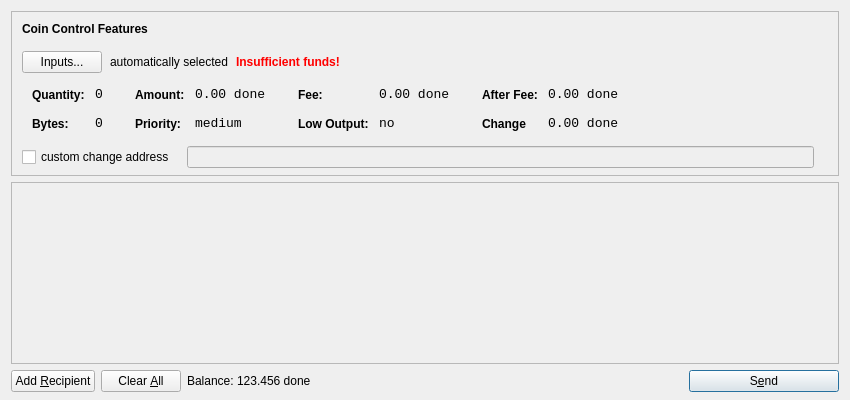
<?xml version="1.0" encoding="UTF-8"?>
<ui version="4.0">
 <class>SendCoinsDialog</class>
 <widget class="QDialog" name="SendCoinsDialog">
  <property name="geometry">
   <rect>
    <x>0</x>
    <y>0</y>
    <width>850</width>
    <height>400</height>
   </rect>
  </property>
  <property name="windowTitle">
   <string>Send Coins</string>
  </property>
  <layout class="QVBoxLayout" name="verticalLayout" stretch="0,1,0">
   <property name="bottomMargin">
    <number>8</number>
   </property>
   <item>
    <widget class="QFrame" name="frameCoinControl">
     <property name="sizePolicy">
      <sizepolicy hsizetype="Expanding" vsizetype="Expanding">
       <horstretch>0</horstretch>
       <verstretch>0</verstretch>
      </sizepolicy>
     </property>
     <property name="maximumSize">
      <size>
       <width>16777215</width>
       <height>16777215</height>
      </size>
     </property>
     <property name="frameShape">
      <enum>QFrame::StyledPanel</enum>
     </property>
     <property name="frameShadow">
      <enum>QFrame::Sunken</enum>
     </property>
     <layout class="QVBoxLayout" name="verticalLayoutCoinControl2">
      <property name="spacing">
       <number>-1</number>
      </property>
      <property name="leftMargin">
       <number>0</number>
      </property>
      <property name="topMargin">
       <number>0</number>
      </property>
      <property name="rightMargin">
       <number>0</number>
      </property>
      <property name="bottomMargin">
       <number>6</number>
      </property>
      <item>
       <layout class="QVBoxLayout" name="verticalLayoutCoinControl" stretch="0,0,0,0,1">
        <property name="spacing">
         <number>0</number>
        </property>
        <property name="leftMargin">
         <number>10</number>
        </property>
        <property name="topMargin">
         <number>10</number>
        </property>
        <item>
         <layout class="QHBoxLayout" name="horizontalLayoutCoinControl1">
          <property name="bottomMargin">
           <number>15</number>
          </property>
          <item>
           <widget class="QLabel" name="labelCoinControlFeatures">
            <property name="sizePolicy">
             <sizepolicy hsizetype="Preferred" vsizetype="Maximum">
              <horstretch>0</horstretch>
              <verstretch>0</verstretch>
             </sizepolicy>
            </property>
            <property name="font">
             <font>
              <weight>75</weight>
              <bold>true</bold>
             </font>
            </property>
            <property name="styleSheet">
             <string notr="true">font-weight:bold;</string>
            </property>
            <property name="text">
             <string>Coin Control Features</string>
            </property>
           </widget>
          </item>
         </layout>
        </item>
        <item>
         <layout class="QHBoxLayout" name="horizontalLayoutCoinControl2" stretch="0,0,0,0">
          <property name="spacing">
           <number>8</number>
          </property>
          <property name="bottomMargin">
           <number>10</number>
          </property>
          <item>
           <widget class="QPushButton" name="pushButtonCoinControl">
            <property name="styleSheet">
             <string notr="true"/>
            </property>
            <property name="text">
             <string>Inputs...</string>
            </property>
           </widget>
          </item>
          <item>
           <widget class="QLabel" name="labelCoinControlAutomaticallySelected">
            <property name="text">
             <string>automatically selected</string>
            </property>
            <property name="margin">
             <number>5</number>
            </property>
           </widget>
          </item>
          <item>
           <widget class="QLabel" name="labelCoinControlInsuffFunds">
            <property name="font">
             <font>
              <weight>75</weight>
              <bold>true</bold>
             </font>
            </property>
            <property name="styleSheet">
             <string notr="true">color:red;font-weight:bold;</string>
            </property>
            <property name="text">
             <string>Insufficient funds!</string>
            </property>
            <property name="margin">
             <number>5</number>
            </property>
           </widget>
          </item>
          <item>
           <spacer name="horizontalSpacerCoinControl">
            <property name="orientation">
             <enum>Qt::Horizontal</enum>
            </property>
            <property name="sizeHint" stdset="0">
             <size>
              <width>40</width>
              <height>1</height>
             </size>
            </property>
           </spacer>
          </item>
         </layout>
        </item>
        <item>
         <widget class="QWidget" name="widgetCoinControl" native="true">
          <property name="sizePolicy">
           <sizepolicy hsizetype="Preferred" vsizetype="Preferred">
            <horstretch>0</horstretch>
            <verstretch>0</verstretch>
           </sizepolicy>
          </property>
          <property name="minimumSize">
           <size>
            <width>0</width>
            <height>0</height>
           </size>
          </property>
          <property name="styleSheet">
           <string notr="true"/>
          </property>
          <layout class="QHBoxLayout" name="horizontalLayoutCoinControl5">
           <property name="margin">
            <number>0</number>
           </property>
           <item>
            <layout class="QHBoxLayout" name="horizontalLayoutCoinControl3" stretch="0,0,0,1">
             <property name="spacing">
              <number>20</number>
             </property>
             <property name="topMargin">
              <number>0</number>
             </property>
             <property name="bottomMargin">
              <number>10</number>
             </property>
             <item>
              <layout class="QFormLayout" name="formLayoutCoinControl1">
               <property name="horizontalSpacing">
                <number>10</number>
               </property>
               <property name="verticalSpacing">
                <number>14</number>
               </property>
               <property name="leftMargin">
                <number>10</number>
               </property>
               <property name="topMargin">
                <number>4</number>
               </property>
               <property name="rightMargin">
                <number>6</number>
               </property>
               <item row="0" column="0">
                <widget class="QLabel" name="labelCoinControlQuantityText">
                 <property name="styleSheet">
                  <string notr="true">font-weight:bold;</string>
                 </property>
                 <property name="text">
                  <string>Quantity:</string>
                 </property>
                 <property name="margin">
                  <number>0</number>
                 </property>
                </widget>
               </item>
               <item row="0" column="1">
                <widget class="QLabel" name="labelCoinControlQuantity">
                 <property name="font">
                  <font>
                   <family>Monospace</family>
                   <pointsize>10</pointsize>
                  </font>
                 </property>
                 <property name="cursor">
                  <cursorShape>IBeamCursor</cursorShape>
                 </property>
                 <property name="contextMenuPolicy">
                  <enum>Qt::ActionsContextMenu</enum>
                 </property>
                 <property name="text">
                  <string>0</string>
                 </property>
                 <property name="margin">
                  <number>0</number>
                 </property>
                 <property name="textInteractionFlags">
                  <set>Qt::LinksAccessibleByMouse|Qt::TextSelectableByKeyboard|Qt::TextSelectableByMouse</set>
                 </property>
                </widget>
               </item>
               <item row="1" column="0">
                <widget class="QLabel" name="labelCoinControlBytesText">
                 <property name="styleSheet">
                  <string notr="true">font-weight:bold;</string>
                 </property>
                 <property name="text">
                  <string>Bytes:</string>
                 </property>
                </widget>
               </item>
               <item row="1" column="1">
                <widget class="QLabel" name="labelCoinControlBytes">
                 <property name="font">
                  <font>
                   <family>Monospace</family>
                   <pointsize>10</pointsize>
                  </font>
                 </property>
                 <property name="cursor">
                  <cursorShape>IBeamCursor</cursorShape>
                 </property>
                 <property name="contextMenuPolicy">
                  <enum>Qt::ActionsContextMenu</enum>
                 </property>
                 <property name="text">
                  <string>0</string>
                 </property>
                 <property name="textInteractionFlags">
                  <set>Qt::LinksAccessibleByMouse|Qt::TextSelectableByKeyboard|Qt::TextSelectableByMouse</set>
                 </property>
                </widget>
               </item>
              </layout>
             </item>
             <item>
              <layout class="QFormLayout" name="formLayoutCoinControl2">
               <property name="horizontalSpacing">
                <number>10</number>
               </property>
               <property name="verticalSpacing">
                <number>14</number>
               </property>
               <property name="leftMargin">
                <number>6</number>
               </property>
               <property name="topMargin">
                <number>4</number>
               </property>
               <property name="rightMargin">
                <number>6</number>
               </property>
               <item row="0" column="0">
                <widget class="QLabel" name="labelCoinControlAmountText">
                 <property name="styleSheet">
                  <string notr="true">font-weight:bold;</string>
                 </property>
                 <property name="text">
                  <string>Amount:</string>
                 </property>
                 <property name="margin">
                  <number>0</number>
                 </property>
                </widget>
               </item>
               <item row="0" column="1">
                <widget class="QLabel" name="labelCoinControlAmount">
                 <property name="font">
                  <font>
                   <family>Monospace</family>
                   <pointsize>10</pointsize>
                  </font>
                 </property>
                 <property name="cursor">
                  <cursorShape>IBeamCursor</cursorShape>
                 </property>
                 <property name="contextMenuPolicy">
                  <enum>Qt::ActionsContextMenu</enum>
                 </property>
                 <property name="text">
                  <string>0.00 done</string>
                 </property>
                 <property name="textInteractionFlags">
                  <set>Qt::LinksAccessibleByMouse|Qt::TextSelectableByKeyboard|Qt::TextSelectableByMouse</set>
                 </property>
                </widget>
               </item>
               <item row="1" column="0">
                <widget class="QLabel" name="labelCoinControlPriorityText">
                 <property name="styleSheet">
                  <string notr="true">font-weight:bold;</string>
                 </property>
                 <property name="text">
                  <string>Priority:</string>
                 </property>
                </widget>
               </item>
               <item row="1" column="1">
                <widget class="QLabel" name="labelCoinControlPriority">
                 <property name="font">
                  <font>
                   <family>Monospace</family>
                   <pointsize>10</pointsize>
                  </font>
                 </property>
                 <property name="cursor">
                  <cursorShape>IBeamCursor</cursorShape>
                 </property>
                 <property name="contextMenuPolicy">
                  <enum>Qt::ActionsContextMenu</enum>
                 </property>
                 <property name="text">
                  <string>medium</string>
                 </property>
                 <property name="textInteractionFlags">
                  <set>Qt::LinksAccessibleByMouse|Qt::TextSelectableByKeyboard|Qt::TextSelectableByMouse</set>
                 </property>
                </widget>
               </item>
              </layout>
             </item>
             <item>
              <layout class="QFormLayout" name="formLayoutCoinControl3">
               <property name="horizontalSpacing">
                <number>10</number>
               </property>
               <property name="verticalSpacing">
                <number>14</number>
               </property>
               <property name="leftMargin">
                <number>6</number>
               </property>
               <property name="topMargin">
                <number>4</number>
               </property>
               <property name="rightMargin">
                <number>6</number>
               </property>
               <item row="0" column="0">
                <widget class="QLabel" name="labelCoinControlFeeText">
                 <property name="styleSheet">
                  <string notr="true">font-weight:bold;</string>
                 </property>
                 <property name="text">
                  <string>Fee:</string>
                 </property>
                 <property name="margin">
                  <number>0</number>
                 </property>
                </widget>
               </item>
               <item row="0" column="1">
                <widget class="QLabel" name="labelCoinControlFee">
                 <property name="font">
                  <font>
                   <family>Monospace</family>
                   <pointsize>10</pointsize>
                  </font>
                 </property>
                 <property name="cursor">
                  <cursorShape>IBeamCursor</cursorShape>
                 </property>
                 <property name="contextMenuPolicy">
                  <enum>Qt::ActionsContextMenu</enum>
                 </property>
                 <property name="text">
                  <string>0.00 done</string>
                 </property>
                 <property name="textInteractionFlags">
                  <set>Qt::LinksAccessibleByMouse|Qt::TextSelectableByKeyboard|Qt::TextSelectableByMouse</set>
                 </property>
                </widget>
               </item>
               <item row="1" column="0">
                <widget class="QLabel" name="labelCoinControlLowOutputText">
                 <property name="styleSheet">
                  <string notr="true">font-weight:bold;</string>
                 </property>
                 <property name="text">
                  <string>Low Output:</string>
                 </property>
                </widget>
               </item>
               <item row="1" column="1">
                <widget class="QLabel" name="labelCoinControlLowOutput">
                 <property name="font">
                  <font>
                   <family>Monospace</family>
                   <pointsize>10</pointsize>
                  </font>
                 </property>
                 <property name="cursor">
                  <cursorShape>IBeamCursor</cursorShape>
                 </property>
                 <property name="contextMenuPolicy">
                  <enum>Qt::ActionsContextMenu</enum>
                 </property>
                 <property name="text">
                  <string>no</string>
                 </property>
                 <property name="textInteractionFlags">
                  <set>Qt::LinksAccessibleByMouse|Qt::TextSelectableByKeyboard|Qt::TextSelectableByMouse</set>
                 </property>
                </widget>
               </item>
              </layout>
             </item>
             <item>
              <layout class="QFormLayout" name="formLayoutCoinControl4">
               <property name="horizontalSpacing">
                <number>10</number>
               </property>
               <property name="verticalSpacing">
                <number>14</number>
               </property>
               <property name="leftMargin">
                <number>6</number>
               </property>
               <property name="topMargin">
                <number>4</number>
               </property>
               <property name="rightMargin">
                <number>6</number>
               </property>
               <item row="0" column="0">
                <widget class="QLabel" name="labelCoinControlAfterFeeText">
                 <property name="styleSheet">
                  <string notr="true">font-weight:bold;</string>
                 </property>
                 <property name="text">
                  <string>After Fee:</string>
                 </property>
                 <property name="margin">
                  <number>0</number>
                 </property>
                </widget>
               </item>
               <item row="0" column="1">
                <widget class="QLabel" name="labelCoinControlAfterFee">
                 <property name="font">
                  <font>
                   <family>Monospace</family>
                   <pointsize>10</pointsize>
                  </font>
                 </property>
                 <property name="cursor">
                  <cursorShape>IBeamCursor</cursorShape>
                 </property>
                 <property name="contextMenuPolicy">
                  <enum>Qt::ActionsContextMenu</enum>
                 </property>
                 <property name="text">
                  <string>0.00 done</string>
                 </property>
                 <property name="textInteractionFlags">
                  <set>Qt::LinksAccessibleByMouse|Qt::TextSelectableByKeyboard|Qt::TextSelectableByMouse</set>
                 </property>
                </widget>
               </item>
               <item row="1" column="0">
                <widget class="QLabel" name="labelCoinControlChangeText">
                 <property name="styleSheet">
                  <string notr="true">font-weight:bold;</string>
                 </property>
                 <property name="text">
                  <string>Change</string>
                 </property>
                </widget>
               </item>
               <item row="1" column="1">
                <widget class="QLabel" name="labelCoinControlChange">
                 <property name="font">
                  <font>
                   <family>Monospace</family>
                   <pointsize>10</pointsize>
                  </font>
                 </property>
                 <property name="cursor">
                  <cursorShape>IBeamCursor</cursorShape>
                 </property>
                 <property name="contextMenuPolicy">
                  <enum>Qt::ActionsContextMenu</enum>
                 </property>
                 <property name="text">
                  <string>0.00 done</string>
                 </property>
                 <property name="textInteractionFlags">
                  <set>Qt::LinksAccessibleByMouse|Qt::TextSelectableByKeyboard|Qt::TextSelectableByMouse</set>
                 </property>
                </widget>
               </item>
              </layout>
             </item>
            </layout>
           </item>
          </layout>
         </widget>
        </item>
        <item>
         <layout class="QHBoxLayout" name="horizontalLayoutCoinControl4" stretch="0,0,0">
          <property name="spacing">
           <number>12</number>
          </property>
          <property name="sizeConstraint">
           <enum>QLayout::SetDefaultConstraint</enum>
          </property>
          <property name="topMargin">
           <number>5</number>
          </property>
          <property name="rightMargin">
           <number>5</number>
          </property>
          <item>
           <widget class="QCheckBox" name="checkBoxCoinControlChange">
            <property name="text">
             <string>custom change address</string>
            </property>
           </widget>
          </item>
          <item>
           <widget class="QLineEdit" name="lineEditCoinControlChange">
            <property name="enabled">
             <bool>false</bool>
            </property>
            <property name="sizePolicy">
             <sizepolicy hsizetype="Expanding" vsizetype="Fixed">
              <horstretch>0</horstretch>
              <verstretch>0</verstretch>
             </sizepolicy>
            </property>
           </widget>
          </item>
          <item>
           <widget class="QLabel" name="labelCoinControlChangeLabel">
            <property name="sizePolicy">
             <sizepolicy hsizetype="Preferred" vsizetype="Expanding">
              <horstretch>0</horstretch>
              <verstretch>0</verstretch>
             </sizepolicy>
            </property>
            <property name="minimumSize">
             <size>
              <width>0</width>
              <height>0</height>
             </size>
            </property>
            <property name="text">
             <string/>
            </property>
            <property name="margin">
             <number>3</number>
            </property>
           </widget>
          </item>
         </layout>
        </item>
        <item>
         <spacer name="verticalSpacerCoinControl">
          <property name="orientation">
           <enum>Qt::Vertical</enum>
          </property>
          <property name="sizeHint" stdset="0">
           <size>
            <width>800</width>
            <height>1</height>
           </size>
          </property>
         </spacer>
        </item>
       </layout>
      </item>
     </layout>
    </widget>
   </item>
   <item>
    <widget class="QScrollArea" name="scrollArea">
     <property name="widgetResizable">
      <bool>true</bool>
     </property>
     <widget class="QWidget" name="scrollAreaWidgetContents">
      <property name="geometry">
       <rect>
        <x>0</x>
        <y>0</y>
        <width>830</width>
        <height>165</height>
       </rect>
      </property>
      <layout class="QVBoxLayout" name="verticalLayout_2">
       <property name="margin">
        <number>0</number>
       </property>
       <item>
        <layout class="QVBoxLayout" name="entries">
         <property name="spacing">
          <number>6</number>
         </property>
        </layout>
       </item>
       <item>
        <spacer name="verticalSpacer">
         <property name="orientation">
          <enum>Qt::Vertical</enum>
         </property>
         <property name="sizeHint" stdset="0">
          <size>
           <width>20</width>
           <height>40</height>
          </size>
         </property>
        </spacer>
       </item>
      </layout>
     </widget>
    </widget>
   </item>
   <item>
    <layout class="QHBoxLayout" name="horizontalLayout">
     <item>
      <widget class="QPushButton" name="addButton">
       <property name="toolTip">
        <string>Send to multiple recipients at once</string>
       </property>
       <property name="text">
        <string>Add &amp;Recipient</string>
       </property>
       <property name="icon">
        <iconset resource="../bitcoin.qrc">
         <normaloff>:/icons/add</normaloff>:/icons/add</iconset>
       </property>
       <property name="autoDefault">
        <bool>false</bool>
       </property>
      </widget>
     </item>
     <item>
      <widget class="QPushButton" name="clearButton">
       <property name="sizePolicy">
        <sizepolicy hsizetype="Minimum" vsizetype="Fixed">
         <horstretch>0</horstretch>
         <verstretch>0</verstretch>
        </sizepolicy>
       </property>
       <property name="toolTip">
        <string>Remove all transaction fields</string>
       </property>
       <property name="text">
        <string>Clear &amp;All</string>
       </property>
       <property name="icon">
        <iconset resource="../bitcoin.qrc">
         <normaloff>:/icons/remove</normaloff>:/icons/remove</iconset>
       </property>
       <property name="autoRepeatDelay">
        <number>300</number>
       </property>
       <property name="autoDefault">
        <bool>false</bool>
       </property>
      </widget>
     </item>
     <item>
      <layout class="QHBoxLayout" name="horizontalLayout_2">
       <property name="spacing">
        <number>3</number>
       </property>
       <item>
        <widget class="QLabel" name="label">
         <property name="sizePolicy">
          <sizepolicy hsizetype="Preferred" vsizetype="Fixed">
           <horstretch>0</horstretch>
           <verstretch>0</verstretch>
          </sizepolicy>
         </property>
         <property name="text">
          <string>Balance:</string>
         </property>
        </widget>
       </item>
       <item>
        <widget class="QLabel" name="labelBalance">
         <property name="sizePolicy">
          <sizepolicy hsizetype="Preferred" vsizetype="Fixed">
           <horstretch>0</horstretch>
           <verstretch>0</verstretch>
          </sizepolicy>
         </property>
         <property name="cursor">
          <cursorShape>IBeamCursor</cursorShape>
         </property>
         <property name="text">
          <string>123.456 done</string>
         </property>
         <property name="textInteractionFlags">
          <set>Qt::LinksAccessibleByMouse|Qt::TextSelectableByKeyboard|Qt::TextSelectableByMouse</set>
         </property>
        </widget>
       </item>
      </layout>
     </item>
     <item>
      <spacer name="horizontalSpacer">
       <property name="orientation">
        <enum>Qt::Horizontal</enum>
       </property>
       <property name="sizeHint" stdset="0">
        <size>
         <width>40</width>
         <height>20</height>
        </size>
       </property>
      </spacer>
     </item>
     <item>
      <widget class="QPushButton" name="sendButton">
       <property name="minimumSize">
        <size>
         <width>150</width>
         <height>0</height>
        </size>
       </property>
       <property name="toolTip">
        <string>Confirm the send action</string>
       </property>
       <property name="text">
        <string>S&amp;end</string>
       </property>
       <property name="icon">
        <iconset resource="../bitcoin.qrc">
         <normaloff>:/icons/send</normaloff>:/icons/send</iconset>
       </property>
       <property name="default">
        <bool>true</bool>
       </property>
      </widget>
     </item>
    </layout>
   </item>
  </layout>
 </widget>
 <resources>
  <include location="../bitcoin.qrc"/>
 </resources>
 <connections/>
</ui>
